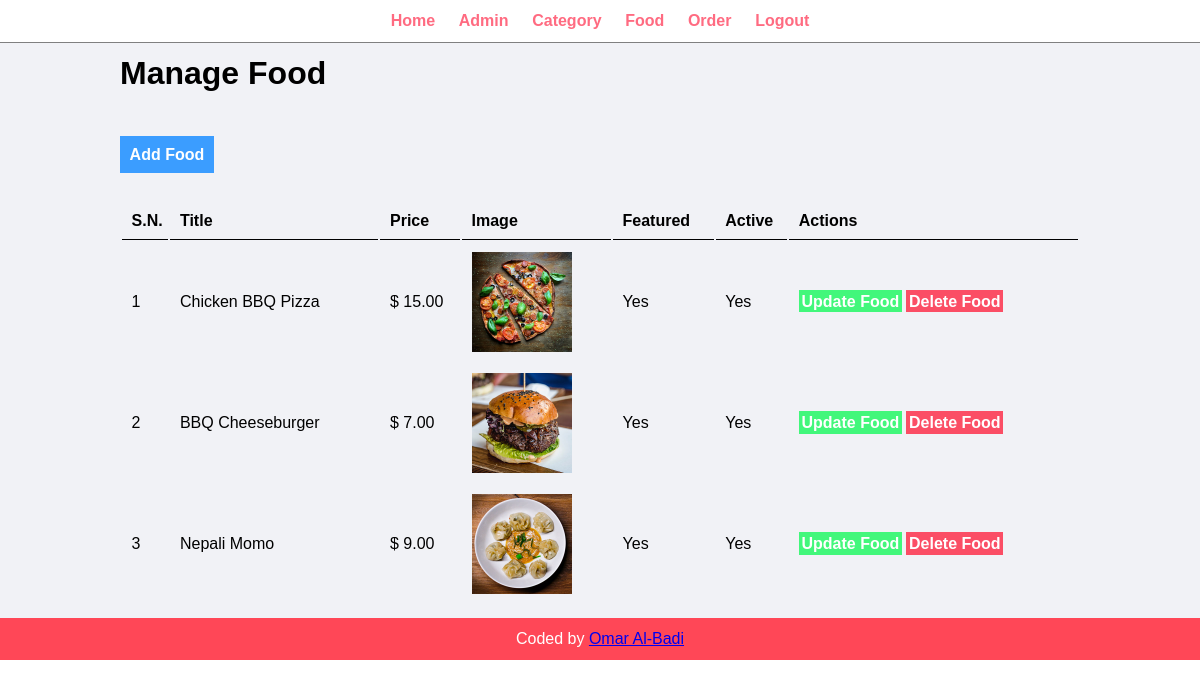
/admin/manage-food.php (signed in), run on the app's committed database.
### tables this page shows
CREATE TABLE `tbl_food` (
  `id` int(10) UNSIGNED NOT NULL,
  `title` varchar(100) NOT NULL,
  `description` text NOT NULL,
  `price` decimal(10,2) UNSIGNED NOT NULL,
  `image_name` varchar(255) NOT NULL,
  `category_id` int(11) UNSIGNED NOT NULL,
  `featured` varchar(10) NOT NULL,
  `active` varchar(10) NOT NULL
);

### admin/manage-food.php (the view, shortened to what this page needs)
<?php include('partials/menu.php'); ?>
<div class = "main-content">
    <div class = "wrapper">
    <h1>Manage Food</h1> <br><br><br>
<a href = "<?php echo SITEURL; ?>admin/add-food.php" class = "btn-primary">Add Food</a> <br><br>
?> <br>
    <table class = "tbl-full">
        <tr>
            <th>S.N.</th>
            <th>Title</th>
            <th>Price</th>
            <th>Image</th>
            <th>Featured</th>
            <th>Active</th>
            <th>Actions</th>
        </tr>
        <?php
            $sql = "SELECT * FROM tbl_food";
            $res = mysqli_query($connect, $sql);
            $sn = 1;
            $count = mysqli_num_rows($res);
            if ($count > 0)
            {
                while($row = mysqli_fetch_assoc($res))
                {
                    $id = $row['id'];
                    $title = $row['title'];
                    $price = $row['price'];
                    $image_name2 = $row['image_name'];
                    $featured = $row['featured'];
                    $active = $row['active'];
        ?>
                    <tr>
                        <td><?php echo $sn++ ?></td>
                        <td><?php echo $title; ?></td>
                        <td>$ <?php echo $price; ?></td>
                        <td>
                            <?php
                                 if($image_name2 != "")
                                 {
                                     ?>
                                     <img src = "<?php echo SITEURL; ?>images/food/<?php echo $image_name2; ?>" width = "100px">
                                     <?php
                                 }
                                 else
                                 {
                                     echo "<div class = 'error'>Image not added.</div>";
                                 }
                            ?>
                        </td>
                        <td><?php echo $featured; ?></td>
                        <td><?php echo $active; ?></td>
                        <td>
                        <a href = "<?php echo SITEURL; ?>admin/update-food.php?id=<?php echo $id; ?>" class = "btn-secondary">Update Food</a>
                        <a href = "<?php echo SITEURL; ?>admin/delete-food.php?id=<?php echo $id; ?>&image_name2=<?php echo $image_name; ?>" class = "btn-danger">Delete Food</a>
                        </td>
                    </tr>
                    <?php
                }
            }
            else
            {
                    ?>
                <tr>
                    <td colspan = "7"><div class = "error">No Food Added.</div></td>
                </tr>
                <?php
            }
                ?>
    </table>
    </div>
</div>
<?php include('partials/footer.php'); ?>

### css/admin.css (style rules this page uses)
* { margin: 0; padding: 0; font-family: Arial, Helvetica, sans-serif; }
.wrapper { padding: 1%; width: 80%; margin: 0 auto; }
.tbl-full { width: 100%; }
table tr th { border-bottom: 1px solid black; padding: 1%; text-align: left; }
table tr td { padding: 1%; }
.btn-primary { background-color: #3b9dff; padding: 1%; color: white; text-decoration: none; font-weight: bold; }
.btn-secondary { background-color: #42f77b; padding: 1%; color: white; text-decoration: none; font-weight: bold; }
.btn-danger { background-color: #fb4e65; padding: 1%; color: white; text-decoration: none; font-weight: bold; }
.main-content { background-color: #f1f2f6; }

### data on the page
tbl_food: title "Chicken BBQ Pizza", price "15.00", image_name (picture), featured "Yes", active "Yes"
tbl_food: title "BBQ Cheeseburger", price "7.00", image_name (picture), featured "Yes", active "Yes"
tbl_food: title "Nepali Momo", price "9.00", image_name (picture), featured "Yes", active "Yes"
